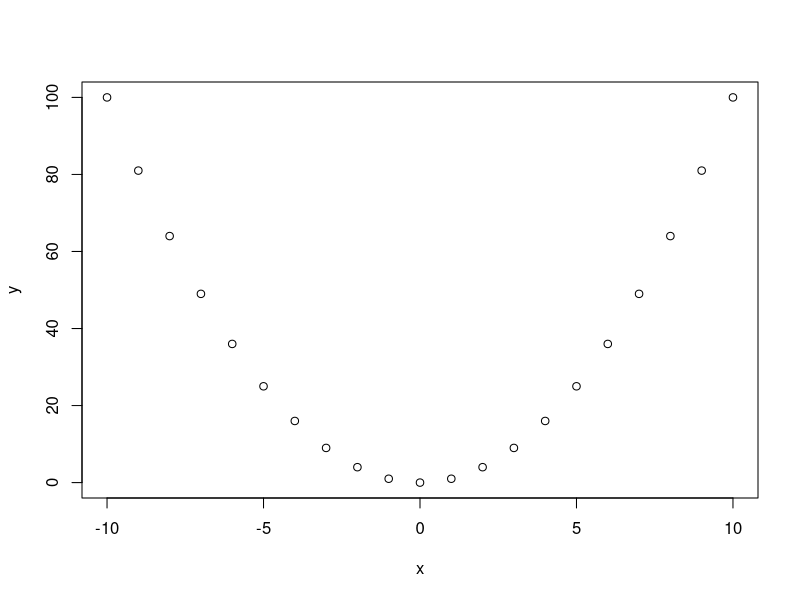
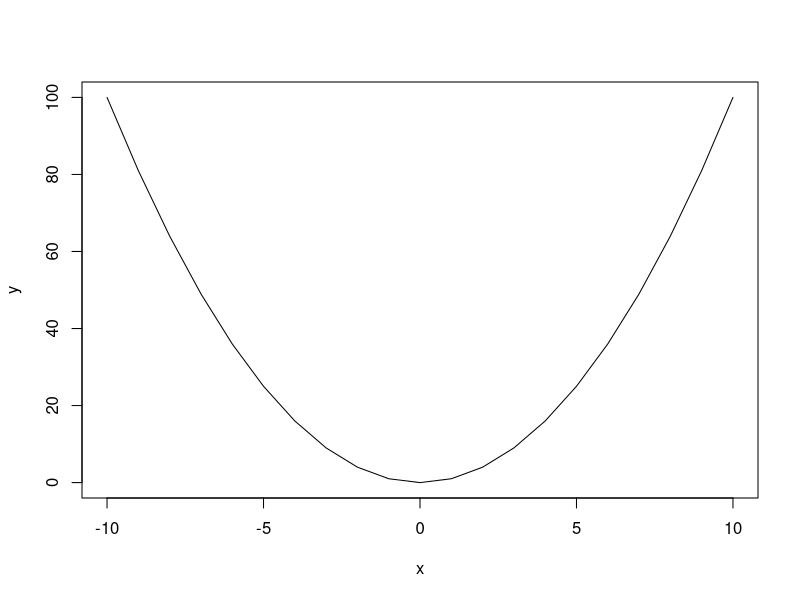
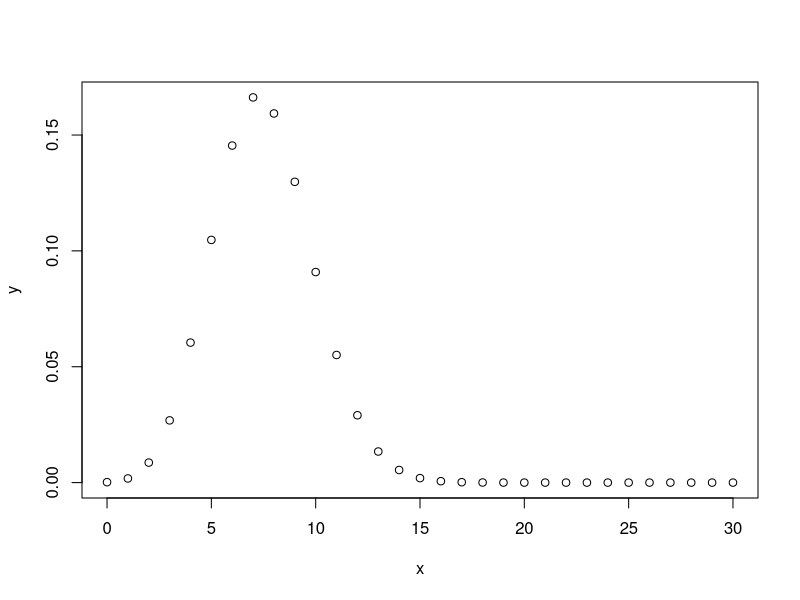

R code for these plots, in order:
## ---- chunk 1
library(knitr)
## Default parameters for displaying the slides
knitr::opts_chunk$set(
  echo = TRUE, 
  eval=TRUE, 
  fig.width = 7, 
  fig.height = 5, 
  fig.align = "center", 
  fig.path = "figures/",
  size = "tiny", 
  warning = FALSE, 
  results = TRUE, 
  message = FALSE, 
  comment = "")

dir.main <- "~/stat1"
dir.current <- file.path(dir.main, "practicals", "01_intro_R")
setwd(dir.current)

## ---- chunk 2
2 + 5
## ---- chunk 3
a <- 2
print(a)
## ---- chunk 4
b <- 5
c <- a + b
print(a)
print(b)
print(c)
## ---- chunk 5
a <- 3 ## Change the value of a
print(a)
print(b)
print(c)

## Check whether c equals a + b
c == a + b
## ---- chunk 6
a <- 27 ## Change the value of a
c <- a + b
print(c) ## Print the value of c

## Check whether c  equals a + b
c == a + b
## ---- chunk 7
trois.nombres <- c(27,12,3000)
print(trois.nombres)
## ---- chunk 8
x <- 0:30
print(x)
## ---- chunk 9
x <- 1:10 # Define a series from 1 to 10
print(x)
y <- x^2 # Compute the square of each number
print(y)
## ---- chunk 10
seq(from=-1, to=1, by=0.1)
## ---- chunk 11
# The # symbol allows to insert comments in R code

# Define  a vector named "whoami", and 
# containing two names
whoami <- c("Denis", "Siméon")
print(whoami) # Comment at the end of a line
## ---- chunk 12
# Define  a vector named "names", and 
# containing two names
prenom <- "Denis Siméon"
nom <- "Poisson"

# Paste the values of a vector of string 
print(paste(sep=" ", prenom, nom))
## ---- chunk 13
x <- -10:10
y <- x^2
plot(x,y)
## ---- chunk 14
x <- -10:10
y <- x^2
plot(x,y, type="l")
## ---- chunk 15
help("Binomial")

## ---- chunk 16
## Define all possible values for X
n <- 30
x <- 0:n
p <- 0.25

## Compute the binomial PMF
pmf <- dbinom(x = x, size = n, prob = p)
## ---- chunk 17
pmf[1:5]
## ---- chunk 18
pmf[(n-3):n]
## ---- chunk 19
round(pmf, digit=3)
## ---- chunk 20
signif(pmf, digit=3)
## ---- chunk 21
n <- 30; x <- 0:n   # Define the X values from 0 to 14
y <- dbinom(x = x, size = n, prob = 0.25) # Poisson density
plot(x,y) # Check the result
## ---- chunk 22
sessionInfo()
